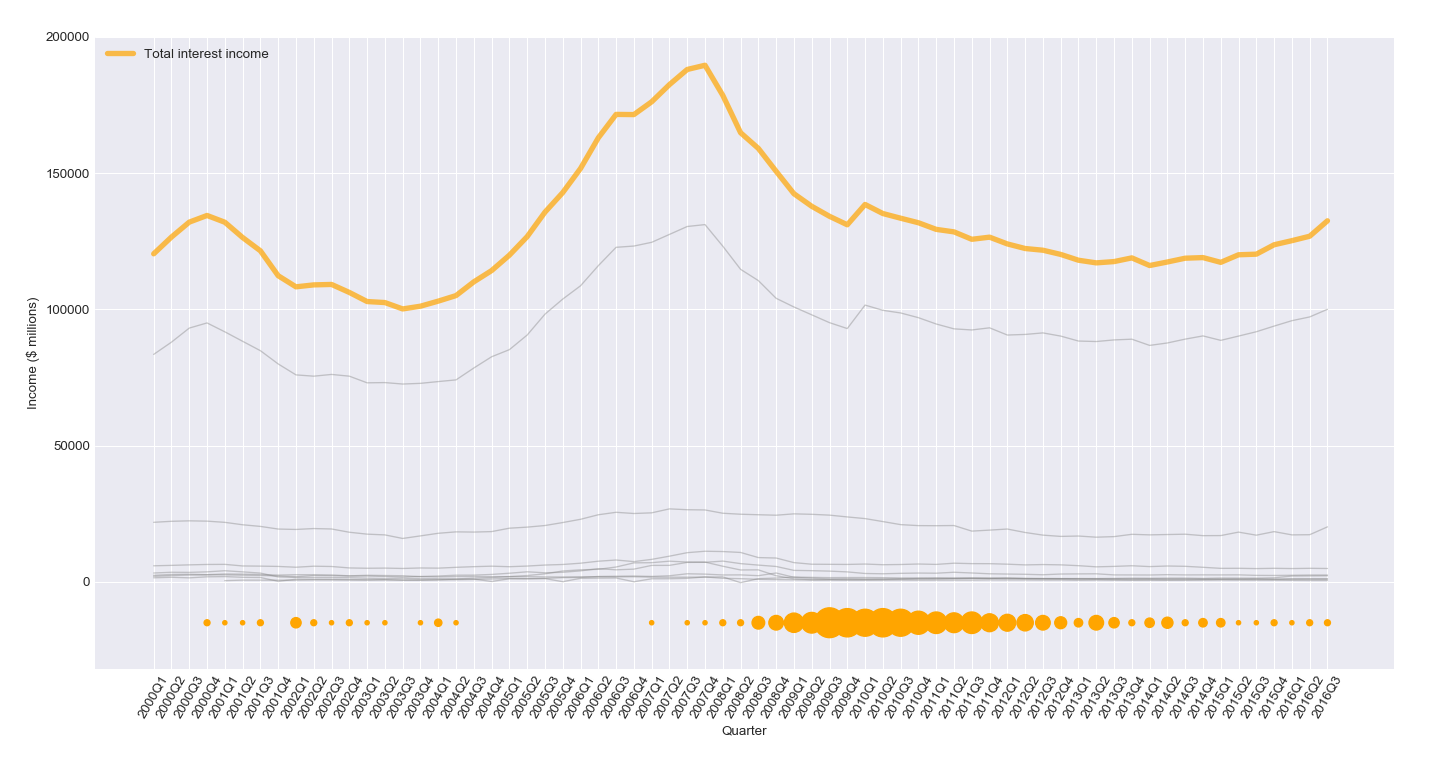

Here is the Python script that generated this plot:
import matplotlib.pyplot as plt
import pandas as pd
import numpy as np
import os

# Format quarterly income table
income = pd.read_excel("quarterlyincome.xls")
income = income[income.columns[::-1]]
income.set_index('time', inplace=True)
income = income.transpose()
selected_income = income.loc['2000Q1':, 'Domestic office loans':'Other interest income']
selected_income['times'] = list(selected_income.index.values)
banklist = pd.read_csv("banklist.csv")

closes = list(banklist["Closing Date"])
quarters = []

for y in range(2000,2017):
    for q in range(1,5):
        dates = []
        for c in closes:
            if str(y) in c and (c.startswith(str(3*q-2)+'/') or c.startswith(str(3*q-1)+'/') or c.startswith(str(3*q)+'/')):
                dates.append(c)
        quarters.append(len(dates))
quarters = quarters[:-1]
quarters = [i * 10 for i in quarters]

plt.style.use('seaborn-darkgrid')

my_dpi=96
plt.figure(figsize=(480/my_dpi, 480/my_dpi), dpi=my_dpi)

# multiple line plot
for column in selected_income.drop('times', axis=1):
    plt.xticks(list(range(67)), list(selected_income['times']), rotation=60)
    plt.plot(list(range(67)), list(selected_income[column]), marker='', color='grey', linewidth=1, alpha=0.4)

# Add the interesting curve, but bigger with distinct color
plt.xticks(list(range(67)), list(selected_income['times']), rotation=60)
plt.plot(list(range(67)), income.loc['2000Q1':, 'Total interest income'], marker='', color='orange', linewidth=4, alpha=0.7)

plt.xticks(list(range(67)), list(selected_income['times']), rotation=60)
plt.scatter(list(range(67)), [-15000]*67, s=quarters, c='orange')

# Add legend
plt.legend(loc=2, ncol=2)

# Add titles
plt.xlabel("Quarter")
plt.ylabel("Income ($ millions)")

# Display graph
plt.show()
